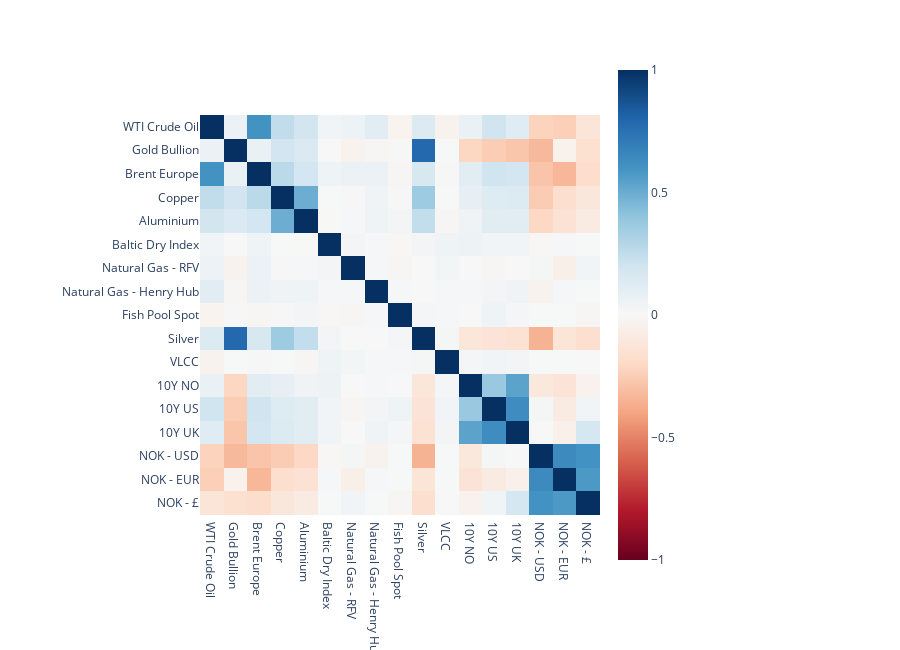

This figure's notebook cell:
### Code cell
fig = px.imshow(df2[:'2019-06'].corr(), color_continuous_scale='RdBu', color_continuous_midpoint=0)
fig.update_layout(height=650,
                  margin=dict(
                    autoexpand=False,
                    ### size specifics
                    l = 200, 
                    r = 300,
#                     t = 110,
                    b = 80))
fig.write_image('name.png', height=650)
fig.show()

### Figure 1 — Plotly figure (JSON) as saved in the notebook; plotly's stock layout.template omitted (floating-point values rounded to 4 significant figures; data arrays with more than 128 entries replaced by an {"elided": "..."} marker saying what was removed)
{"data": [{"coloraxis": "coloraxis", "hovertemplate": "x: %{x}<br>y: %{y}<br>color: %{z}<extra></extra>", "name": "0", "type": "heatmap", "x": ["WTI Crude Oil", "Gold Bullion", "Brent Europe", "Copper", "Aluminium", "Baltic Dry Index", "Natural Gas - RFV", "Natural Gas - Henry Hub", "Fish Pool Spot", "Silver", "VLCC", "10Y NO", "10Y US", "10Y UK", "NOK - USD", "NOK - EUR", "NOK - £"], "xaxis": "x", "y": ["WTI Crude Oil", "Gold Bullion", "Brent Europe", "Copper", "Aluminium", "Baltic Dry Index", "Natural Gas - RFV", "Natural Gas - Henry Hub", "Fish Pool Spot", "Silver", "VLCC", "10Y NO", "10Y US", "10Y UK", "NOK - USD", "NOK - EUR", "NOK - £"], "yaxis": "y", "z": {"elided": "17x17 float values"}}], "layout": {"coloraxis": {"cmid": 0, "colorscale": [[0, "rgb(103,0,31)"], [0.1, "rgb(178,24,43)"], [0.2, "rgb(214,96,77)"], [0.3, "rgb(244,165,130)"], [0.4, "rgb(253,219,199)"], [0.5, "rgb(247,247,247)"], [0.6, "rgb(209,229,240)"], [0.7, "rgb(146,197,222)"], [0.8, "rgb(67,147,195)"], [0.9, "rgb(33,102,172)"], [1, "rgb(5,48,97)"]]}, "height": 650, "margin": {"autoexpand": false, "b": 80, "l": 200, "r": 300, "t": 60}, "xaxis": {"anchor": "y", "constrain": "domain", "domain": [0, 1], "scaleanchor": "y"}, "yaxis": {"anchor": "x", "autorange": "reversed", "constrain": "domain", "domain": [0, 1]}}}
